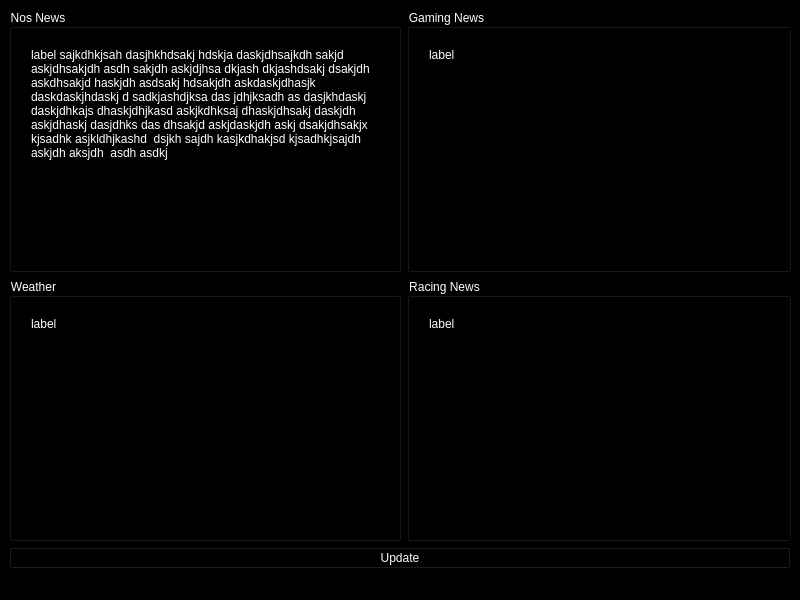
<?xml version="1.0" encoding="UTF-8"?>
<ui version="4.0">
 <class>Win</class>
 <widget class="QMainWindow" name="Win">
  <property name="geometry">
   <rect>
    <x>0</x>
    <y>0</y>
    <width>800</width>
    <height>600</height>
   </rect>
  </property>
  <property name="windowTitle">
   <string>MainWindow</string>
  </property>
  <property name="styleSheet">
   <string notr="true">color: rgb(255, 255, 255);
background-color: rgb(0, 0, 0);
font: 12pt &quot;Verdana&quot;;</string>
  </property>
  <widget class="QWidget" name="centralwidget">
   <layout class="QGridLayout" name="gridLayout">
    <item row="0" column="1">
     <widget class="QGroupBox" name="gaming_box">
      <property name="title">
       <string>Gaming News</string>
      </property>
      <layout class="QGridLayout" name="gridLayout_3">
       <item row="0" column="0">
        <widget class="QScrollArea" name="scroll_area_gaming">
         <property name="maximumSize">
          <size>
           <width>368</width>
           <height>226</height>
          </size>
         </property>
         <property name="widgetResizable">
          <bool>true</bool>
         </property>
         <widget class="QWidget" name="scroll_area_gaming_contents">
          <property name="geometry">
           <rect>
            <x>0</x>
            <y>0</y>
            <width>366</width>
            <height>209</height>
           </rect>
          </property>
          <layout class="QGridLayout" name="gridLayout_9">
           <item row="0" column="0">
            <widget class="QLabel" name="gaming_label">
             <property name="text">
              <string>label</string>
             </property>
             <property name="alignment">
              <set>Qt::AlignLeading|Qt::AlignLeft|Qt::AlignTop</set>
             </property>
             <property name="wordWrap">
              <bool>true</bool>
             </property>
            </widget>
           </item>
          </layout>
         </widget>
        </widget>
       </item>
      </layout>
     </widget>
    </item>
    <item row="1" column="0">
     <widget class="QGroupBox" name="weather_box">
      <property name="title">
       <string>Weather</string>
      </property>
      <layout class="QGridLayout" name="gridLayout_4">
       <item row="0" column="0">
        <widget class="QScrollArea" name="scroll_area_weather">
         <property name="maximumSize">
          <size>
           <width>386</width>
           <height>226</height>
          </size>
         </property>
         <property name="widgetResizable">
          <bool>true</bool>
         </property>
         <widget class="QWidget" name="scroll_area_weather_contents">
          <property name="geometry">
           <rect>
            <x>0</x>
            <y>0</y>
            <width>366</width>
            <height>208</height>
           </rect>
          </property>
          <layout class="QGridLayout" name="gridLayout_7">
           <item row="0" column="0">
            <widget class="QLabel" name="weather_label">
             <property name="maximumSize">
              <size>
               <width>16777215</width>
               <height>490238</height>
              </size>
             </property>
             <property name="text">
              <string>label</string>
             </property>
             <property name="alignment">
              <set>Qt::AlignLeading|Qt::AlignLeft|Qt::AlignTop</set>
             </property>
             <property name="wordWrap">
              <bool>true</bool>
             </property>
            </widget>
           </item>
          </layout>
         </widget>
        </widget>
       </item>
      </layout>
     </widget>
    </item>
    <item row="0" column="0">
     <widget class="QGroupBox" name="news_box">
      <property name="maximumSize">
       <size>
        <width>4188</width>
        <height>324324</height>
       </size>
      </property>
      <property name="title">
       <string>Nos News</string>
      </property>
      <layout class="QGridLayout" name="gridLayout_2">
       <item row="0" column="0">
        <widget class="QScrollArea" name="scroll_area_news">
         <property name="maximumSize">
          <size>
           <width>368</width>
           <height>226</height>
          </size>
         </property>
         <property name="styleSheet">
          <string notr="true"/>
         </property>
         <property name="verticalScrollBarPolicy">
          <enum>Qt::ScrollBarAsNeeded</enum>
         </property>
         <property name="sizeAdjustPolicy">
          <enum>QAbstractScrollArea::AdjustToContents</enum>
         </property>
         <property name="widgetResizable">
          <bool>true</bool>
         </property>
         <widget class="QWidget" name="scroll_area_news_contents">
          <property name="geometry">
           <rect>
            <x>0</x>
            <y>0</y>
            <width>349</width>
            <height>252</height>
           </rect>
          </property>
          <layout class="QGridLayout" name="gridLayout_6">
           <item row="0" column="1">
            <widget class="QLabel" name="news_label">
             <property name="toolTipDuration">
              <number>-1</number>
             </property>
             <property name="layoutDirection">
              <enum>Qt::LeftToRight</enum>
             </property>
             <property name="styleSheet">
              <string notr="true">gridline-color: rgb(85, 255, 127);
selection-color: rgb(85, 255, 255);
border-color: rgb(255, 170, 255);</string>
             </property>
             <property name="text">
              <string>label sajkdhkjsah dasjhkhdsakj hdskja daskjdhsajkdh sakjd askjdhsakjdh asdh sakjdh askjdjhsa dkjash dkjashdsakj dsakjdh askdhsakjd haskjdh asdsakj hdsakjdh askdaskjdhasjk daskdaskjhdaskj d sadkjashdjksa das jdhjksadh as dasjkhdaskj daskjdhkajs dhaskjdhjkasd askjkdhksaj dhaskjdhsakj daskjdh askjdhaskj dasjdhks das dhsakjd askjdaskjdh askj dsakjdhsakjx kjsadhk asjkldhjkashd  dsjkh sajdh kasjkdhakjsd kjsadhkjsajdh askjdh aksjdh  asdh asdkj </string>
             </property>
             <property name="scaledContents">
              <bool>false</bool>
             </property>
             <property name="alignment">
              <set>Qt::AlignLeading|Qt::AlignLeft|Qt::AlignTop</set>
             </property>
             <property name="wordWrap">
              <bool>true</bool>
             </property>
            </widget>
           </item>
          </layout>
         </widget>
        </widget>
       </item>
      </layout>
     </widget>
    </item>
    <item row="1" column="1">
     <widget class="QGroupBox" name="racing_box">
      <property name="maximumSize">
       <size>
        <width>2000</width>
        <height>16777215</height>
       </size>
      </property>
      <property name="title">
       <string>Racing News</string>
      </property>
      <layout class="QGridLayout" name="gridLayout_5">
       <item row="0" column="0">
        <widget class="QScrollArea" name="scroll_area_racing">
         <property name="maximumSize">
          <size>
           <width>386</width>
           <height>226</height>
          </size>
         </property>
         <property name="widgetResizable">
          <bool>true</bool>
         </property>
         <widget class="QWidget" name="scroll_area_racing_contents">
          <property name="geometry">
           <rect>
            <x>0</x>
            <y>0</y>
            <width>366</width>
            <height>208</height>
           </rect>
          </property>
          <layout class="QGridLayout" name="gridLayout_8">
           <item row="0" column="0">
            <widget class="QLabel" name="racing_label">
             <property name="text">
              <string>label</string>
             </property>
             <property name="alignment">
              <set>Qt::AlignLeading|Qt::AlignLeft|Qt::AlignTop</set>
             </property>
             <property name="wordWrap">
              <bool>true</bool>
             </property>
            </widget>
           </item>
          </layout>
         </widget>
        </widget>
       </item>
      </layout>
     </widget>
    </item>
    <item row="2" column="0" colspan="2">
     <widget class="QPushButton" name="pushButton">
      <property name="text">
       <string>Update</string>
      </property>
     </widget>
    </item>
   </layout>
  </widget>
  <widget class="QMenuBar" name="menubar">
   <property name="geometry">
    <rect>
     <x>0</x>
     <y>0</y>
     <width>800</width>
     <height>24</height>
    </rect>
   </property>
  </widget>
  <widget class="QStatusBar" name="statusbar"/>
 </widget>
 <resources/>
 <connections/>
</ui>
